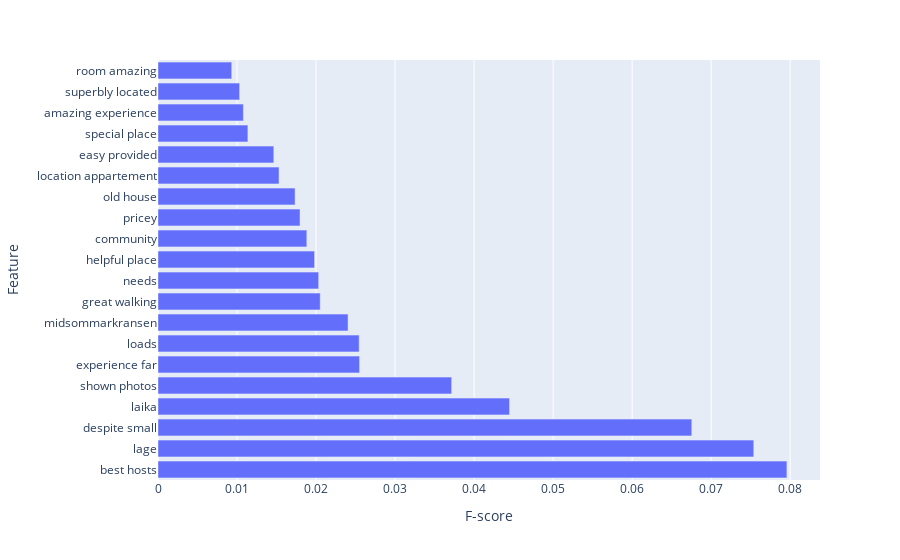

Notebook cell for this chart:
### Code cell
fig = px.bar(importances.nlargest(20, 'GBR'), x='GBR', y='Feature')
fig.update_xaxes(title='F-score')
fig.update_yaxes(tickmode='linear')

### Figure 1 — Plotly figure (JSON) as saved in the notebook; plotly's stock layout.template omitted (floating-point values rounded to 4 significant figures)
{"data": [{"alignmentgroup": "True", "hovertemplate": "GBR=%{x}<br>Feature=%{y}<extra></extra>", "legendgroup": "", "marker": {"color": "#636efa", "pattern": {"shape": ""}}, "name": "", "offsetgroup": "", "orientation": "h", "showlegend": false, "textposition": "auto", "type": "bar", "x": [0.07959, 0.07539, 0.06755, 0.04449, 0.03716, 0.02551, 0.02546, 0.02405, 0.02053, 0.02033, 0.01982, 0.01883, 0.01797, 0.01735, 0.01532, 0.01466, 0.01138, 0.01081, 0.01033, 0.009331], "xaxis": "x", "y": ["best hosts", "lage", "despite small", "laika", "shown photos", "experience far", "loads", "midsommarkransen", "great walking", "needs", "helpful place", "community", "pricey", "old house", "location appartement", "easy provided", "special place", "amazing experience", "superbly located", "room amazing"], "yaxis": "y"}], "layout": {"barmode": "relative", "legend": {"tracegroupgap": 0}, "margin": {"t": 60}, "xaxis": {"anchor": "y", "domain": [0, 1], "title": {"text": "F-score"}}, "yaxis": {"anchor": "x", "domain": [0, 1], "tickmode": "linear", "title": {"text": "Feature"}}}}
